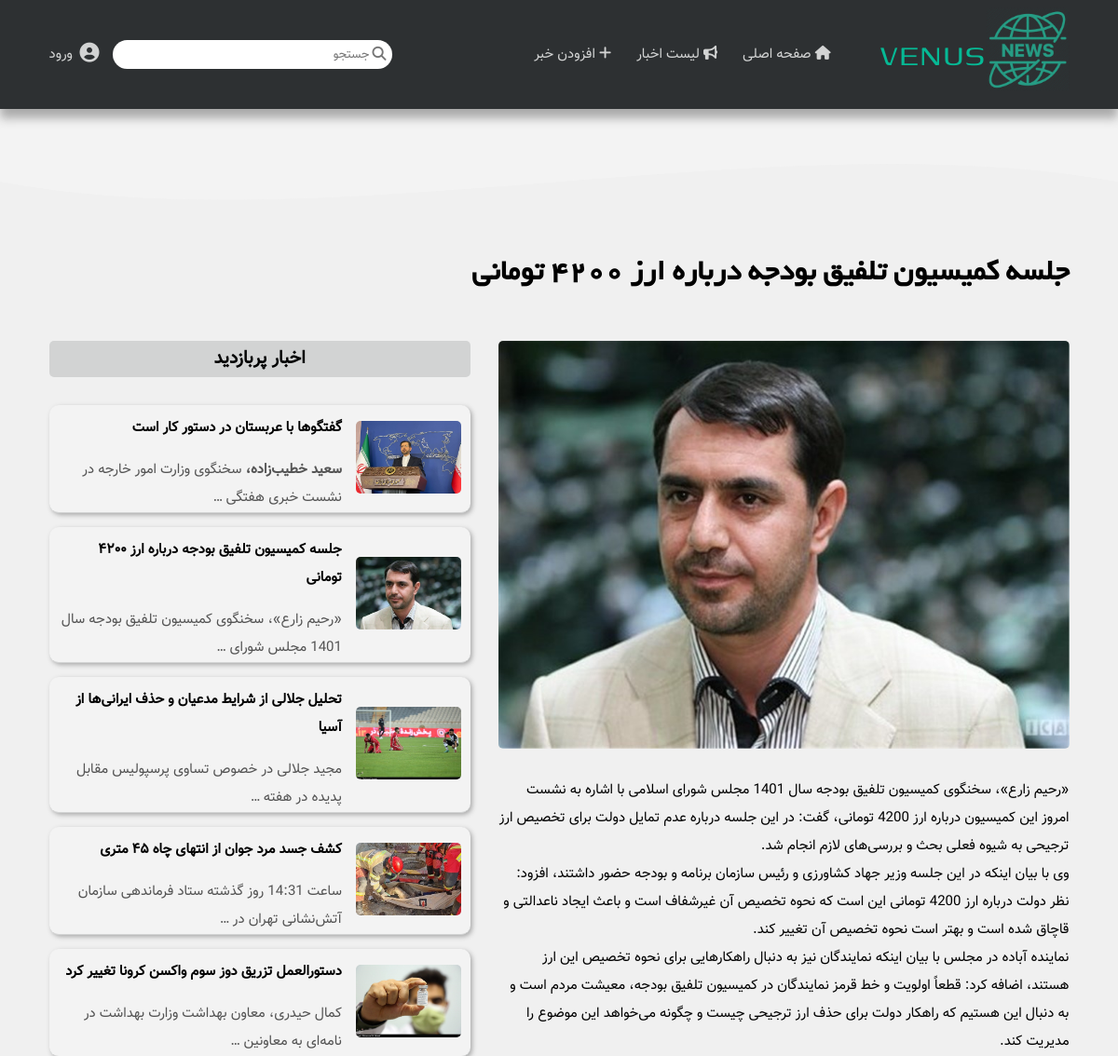
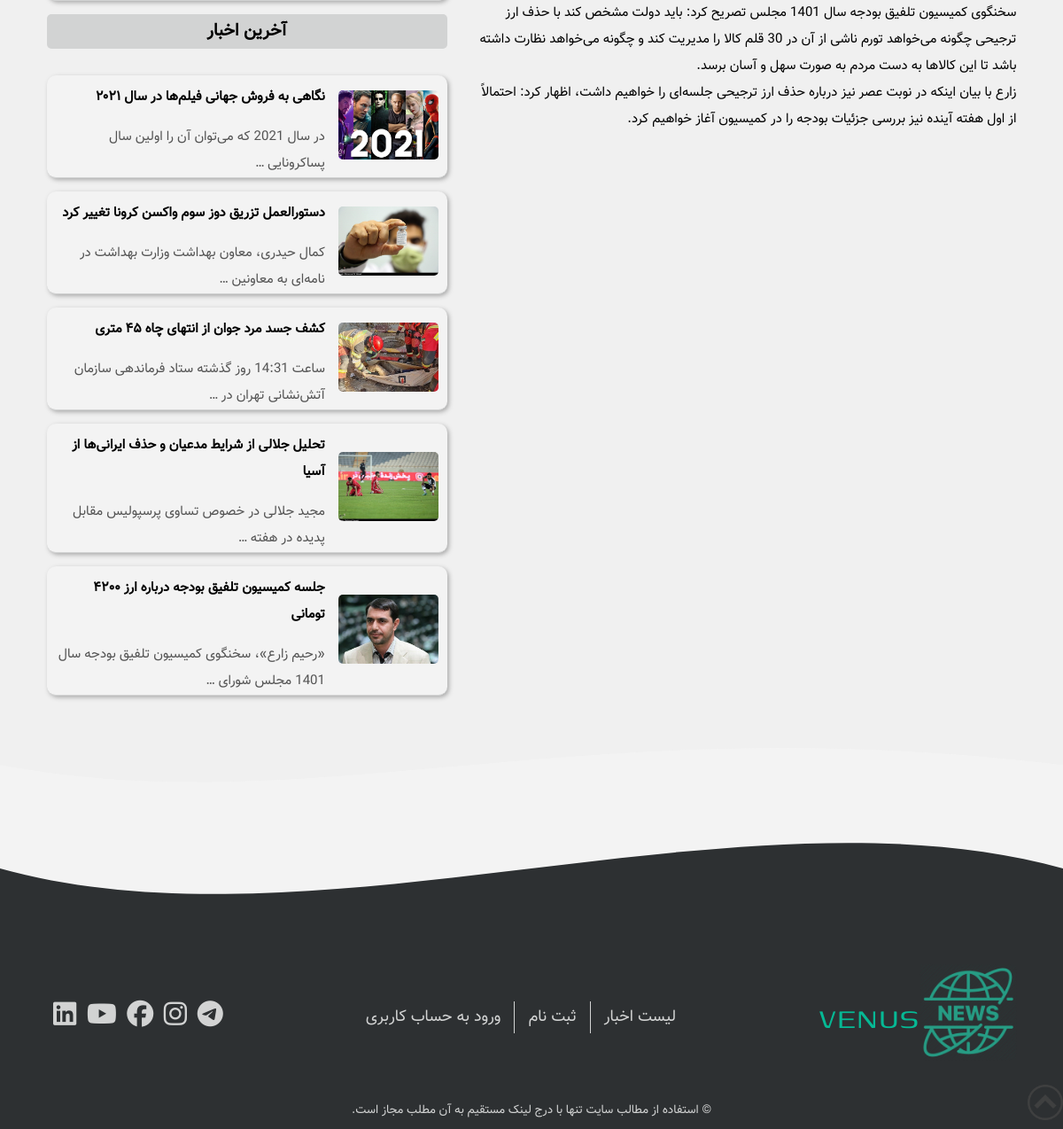
The page /news-details/2/ on the database its author committed (2 pictures, top to bottom).
### news/models.py (models this page shows, shortened)
class Post(models.Model):
    class Meta:
        verbose_name = "پست"
        verbose_name_plural = "پست ها"
        ordering = ('-date',)
    title = models.CharField(max_length=64, verbose_name="عنوان")
    image = models.ImageField(upload_to="news-images/", verbose_name="عکس")
    author = models.ForeignKey(User, on_delete=models.CASCADE, verbose_name="نویسنده")
    views = models.PositiveIntegerField(default=0, verbose_name="تعداد بازدید ها")
    promote = models.BooleanField(default=False, verbose_name="افزودن به اسلایدر")
    date = models.DateTimeField(auto_now_add=True, verbose_name="تاریخ")
    text = RichTextField(verbose_name="متن")

### news/views.py (the view)
# urls.py: path('news-details/<int:post_id>/', views.news_details_view),
def news_details_view(request, post_id):
    post = Post.objects.get(pk=post_id)
    context = {
        "post": post,
        "popular_posts": Post.objects.all().order_by('views')[:5],
        "recent_posts": Post.objects.all().order_by('-date')[:5],
    }
    return render(request, "news/news-details.html", context)

### news/templates/news/news-details.html
{% extends 'news/layout.html' %}
{% load static %}
{% block title %}
    {{ post.title }}
{% endblock %}
{% block main_posts %}
    <div class="news-image">
        <img src="{{ post.image.url }}"/>
    </div>
    <p class="news-text">
        {{ post.text | safe }}
    </p>
{% endblock %}
{% block side_title_1 %}
    اخبار پربازدید
{% endblock %}
{% block side_posts_1 %}
    {% if popular_posts %}
        {% for post in popular_posts %}
            <article class="card">
                <div class="card-image-container">
                    <a href="/news-details/{{ post.id }}/"><img src="{{ post.image.url }}"
                                                                title="{{ post.title }}"/></a>
                </div>
                <div class="card-text-side">
                    <a href="/news-details/{{ post.id }}/" class="card-title"><h4>{{ post.title }}</h4></a>
                    <a href="/news-details/{{ post.id }}/" class="card-text"><p>
                        {{ post.text|truncatewords:10 | safe }}
                    </p></a>
                </div>
            </article>
        {% endfor %}
    {% endif %}
{% endblock %}
{% block  side_title_2 %}
    آخرین اخبار
{% endblock %}
{% block side_posts_2 %}
    {% if recent_posts %}
        {% for post in recent_posts %}
            <article class="card">
                <div class="card-image-container">
                    <a href="/news-details/{{ post.id }}/"><img src="{{ post.image.url }}"
                                                                title="{{ post.title }}"/></a>
                </div>
                <div class="card-text-side">
                    <a href="/news-details/{{ post.id }}/" class="card-title"><h4>{{ post.title }}</h4></a>
                    <a href="/news-details/{{ post.id }}/" class="card-text"><p>
                        {{ post.text|truncatewords:10 | safe }}
                    </p></a>
                </div>
            </article>
        {% endfor %}
    {% endif %}
{% endblock %}

### news/static/news/css/main.css (style rules this page uses)
:root { --primary-color: #06b995; --secondary-color: #d2d3d3; --tertialy-color: #aaaaaa; --light-color: #f3f3f3; --dark-color: #2d3032; --max-width: 1400px; --font-vazir: "Vazir", Arial, Helvetica, sans-serif; --font-genos: "Genos", Arial, Helvetica, sans-serif; --font-yekan: "Yekan", Arial, Helvetica, sans-serif; }
html { font-size: 15px; }
* { margin: 0; padding: 0; box-sizing: border-box; }
body { font-family: var(--font-vazir); line-height: 2; background: var(--light-color); }
img { width: 100%; height: 100%; border-radius: 5px; }
a { text-decoration: none; }
.card { grid-column: span 3; display: grid; grid-template-columns: repeat(5, 1fr); grid-gap: 1rem; border: 1px solid var(--secondary-color); padding: 10px; margin-bottom: 1rem; border-radius: 10px; box-shadow: 2px 2px 5px var(--tertialy-color); transition: all 0.5s; }
.card-image-container { position: relative; grid-column: span 2; }
.card-text-side { grid-column: span 3; }
.card-title { display: inline-block; color: #000; margin-bottom: 1rem; transition: color 0.5s; }
.card-text { font-size: 0.9rem; color: #545454; transition: color 0.5s; }
.main-container .card { border: none; border-bottom: 1px solid var(--secondary-color); background-color: var(--light-color); align-items: start; grid-template-columns: repeat(7, 1fr); padding-bottom: 0; }
.main-container .card-text { font-size: 1rem; }
.main-container .card-image-container { grid-column: span 2; align-self: center; }
.main-container .card-text-side { grid-column: span 5; }
.news-image { margin-bottom: 2rem; }

### rows shown on the page
Post: title "جلسه کمیسیون تلفیق بودجه درباره ارز ۴۲۰۰ تومانی", image (picture), text "«رحیم زارع»، سخنگوی کمیسیون تلفیق بودجه سال 1401 مجلس شورای اسلامی با اشاره به نشست امروز این کمیسیون درباره ارز 4200 تومانی، گفت: در این جلسه درباره عدم تمایل دولت برای تخصیص ارز ترجیحی به شیوه فعلی بحث و بررسی‌های لازم انجام شد. وی با بیان اینکه در این جلسه وزیر جهاد کشاورزی و رئیس سازمان برنامه و بودجه حضور داشتند، افزود: نظر دولت درباره ارز 4200 تومانی این است که نحوه تخصیص آن غیرشفاف است و باعث ایجاد ناعدالتی و قاچاق شده است و بهتر است نحوه تخصیص آن تغییر کند. نماینده آباده در مجلس با بیان اینکه نمایندگان نیز به دنبال راهکارهایی برای نحوه تخصیص این ارز هستند، اضافه کرد: قطعاً اولویت و خط قرمز نمایندگان در کمیسیون تلفیق بودجه، معیشت مردم است و به دنبال این هستیم که راهکار دولت برای حذف…", text "«رحیم زارع»، سخنگوی کمیسیون تلفیق بودجه سال 1401 مجلس شورای …"
Post: image (picture), title "گفتگوها با عربستان در دستور کار است", text "سعید خطیب‌زاده، سخنگوی وزارت امور خارجه در نشست خبری هفتگی …"
Post: image (picture), title "تحلیل جلالی از شرایط مدعیان و حذف ایرانی‌ها از آسیا", text "مجید جلالی در خصوص تساوی پرسپولیس مقابل پدیده در هفته …"
Post: image (picture), title "کشف جسد مرد جوان از انتهای چاه ۴۵ متری", text "ساعت 14:31 روز گذشته ستاد فرماندهی سازمان آتش‌نشانی تهران در …"
Post: image (picture), title "دستورالعمل تزریق دوز سوم واکسن کرونا تغییر کرد", text "کمال حیدری، معاون بهداشت وزارت بهداشت در نامه‌ای به معاونین …"
Post: image (picture), title "نگاهی به فروش جهانی فیلم‌ها در سال ۲۰۲۱", text "در سال 2021 که می‌توان آن را اولین سال پساکرونایی …"
